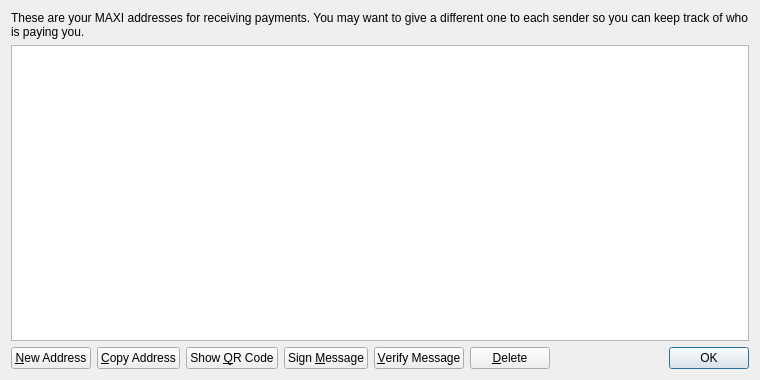
<?xml version="1.0" encoding="UTF-8"?>
<ui version="4.0">
 <class>AddressBookPage</class>
 <widget class="QWidget" name="AddressBookPage">
  <property name="geometry">
   <rect>
    <x>0</x>
    <y>0</y>
    <width>760</width>
    <height>380</height>
   </rect>
  </property>
  <property name="windowTitle">
   <string>Address Book</string>
  </property>
  <layout class="QVBoxLayout" name="verticalLayout">
   <item>
    <widget class="QLabel" name="labelExplanation">
     <property name="text">
      <string>These are your MAXI addresses for receiving payments. You may want to give a different one to each sender so you can keep track of who is paying you.</string>
     </property>
     <property name="textFormat">
      <enum>Qt::PlainText</enum>
     </property>
     <property name="wordWrap">
      <bool>true</bool>
     </property>
    </widget>
   </item>
   <item>
    <widget class="QTableView" name="tableView">
     <property name="contextMenuPolicy">
      <enum>Qt::CustomContextMenu</enum>
     </property>
     <property name="toolTip">
      <string>Double-click to edit address or label</string>
     </property>
     <property name="tabKeyNavigation">
      <bool>false</bool>
     </property>
     <property name="alternatingRowColors">
      <bool>true</bool>
     </property>
     <property name="selectionMode">
      <enum>QAbstractItemView::SingleSelection</enum>
     </property>
     <property name="selectionBehavior">
      <enum>QAbstractItemView::SelectRows</enum>
     </property>
     <property name="sortingEnabled">
      <bool>true</bool>
     </property>
     <attribute name="verticalHeaderVisible">
      <bool>false</bool>
     </attribute>
    </widget>
   </item>
   <item>
    <layout class="QHBoxLayout" name="horizontalLayout">
     <item>
      <widget class="QPushButton" name="newAddressButton">
       <property name="toolTip">
        <string>Create a new address</string>
       </property>
       <property name="text">
        <string>&amp;New Address</string>
       </property>
       <property name="icon">
        <iconset resource="../bitcoin.qrc">
         <normaloff>:/icons/add</normaloff>:/icons/add</iconset>
       </property>
      </widget>
     </item>
     <item>
      <widget class="QPushButton" name="copyToClipboard">
       <property name="toolTip">
        <string>Copy the currently selected address to the system clipboard</string>
       </property>
       <property name="text">
        <string>&amp;Copy Address</string>
       </property>
       <property name="icon">
        <iconset resource="../bitcoin.qrc">
         <normaloff>:/icons/editcopy</normaloff>:/icons/editcopy</iconset>
       </property>
      </widget>
     </item>
     <item>
      <widget class="QPushButton" name="showQRCode">
       <property name="text">
        <string>Show &amp;QR Code</string>
       </property>
       <property name="icon">
        <iconset resource="../bitcoin.qrc">
         <normaloff>:/icons/qrcode</normaloff>:/icons/qrcode</iconset>
       </property>
      </widget>
     </item>
     <item>
      <widget class="QPushButton" name="signMessage">
       <property name="toolTip">
        <string>Sign a message to prove you own a MAXI address</string>
       </property>
       <property name="text">
        <string>Sign &amp;Message</string>
       </property>
       <property name="icon">
        <iconset resource="../bitcoin.qrc">
         <normaloff>:/icons/edit</normaloff>:/icons/edit</iconset>
       </property>
      </widget>
     </item>
     <item>
      <widget class="QPushButton" name="verifyMessage">
       <property name="toolTip">
        <string>Verify a message to ensure it was signed with a specified MAXI address</string>
       </property>
       <property name="text">
        <string>&amp;Verify Message</string>
       </property>
       <property name="icon">
        <iconset resource="../bitcoin.qrc">
         <normaloff>:/icons/transaction_0</normaloff>:/icons/transaction_0</iconset>
       </property>
      </widget>
     </item>
     <item>
      <widget class="QPushButton" name="deleteButton">
       <property name="toolTip">
        <string>Delete the currently selected address from the list</string>
       </property>
       <property name="text">
        <string>&amp;Delete</string>
       </property>
       <property name="icon">
        <iconset resource="../bitcoin.qrc">
         <normaloff>:/icons/remove</normaloff>:/icons/remove</iconset>
       </property>
      </widget>
     </item>
     <item>
      <spacer name="horizontalSpacer">
       <property name="orientation">
        <enum>Qt::Horizontal</enum>
       </property>
       <property name="sizeHint" stdset="0">
        <size>
         <width>40</width>
         <height>20</height>
        </size>
       </property>
      </spacer>
     </item>
     <item>
      <widget class="QDialogButtonBox" name="buttonBox">
       <property name="sizePolicy">
        <sizepolicy hsizetype="Maximum" vsizetype="Fixed">
         <horstretch>0</horstretch>
         <verstretch>0</verstretch>
        </sizepolicy>
       </property>
       <property name="standardButtons">
        <set>QDialogButtonBox::Ok</set>
       </property>
      </widget>
     </item>
    </layout>
   </item>
  </layout>
 </widget>
 <resources>
  <include location="../bitcoin.qrc"/>
 </resources>
 <connections/>
</ui>
